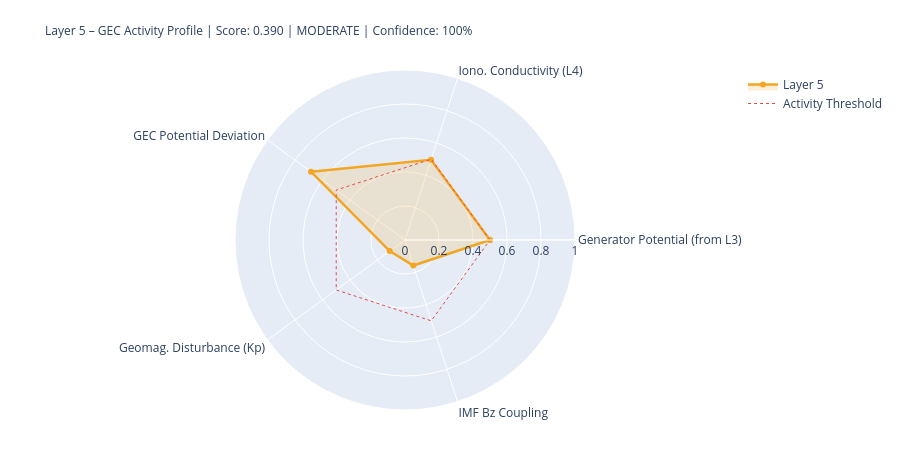

This figure's notebook cell:
### Markdown cell above
---
## 5. State Assessment & Handoff to Layer 6

### Code cell
# ============================================================
# LAYER-5-SCORE
# ============================================================

# Components
# 1) Generator activity (Layer-3-driven)
gen_score = norm(generator_strength, 0.3, 2.0)
gen_src   = 'from_layer3' if l3_thunder_score is not None else 'estimated'

# 2) Ionospheric conductivity (Layer-4-driven)
iono_score = norm(iono_cond_factor, 0.7, 1.4)
iono_src   = 'from_layer4' if l4_ioniz is not None else 'estimated'

# 3) GEC potential deviation from reference
pot_score = norm(abs(delta_V_pct), 0, 30)  # 0 = at reference, 1 = 30% deviation
pot_src   = 'derived'

# 4) Geomagnetic disturbance (Kp) – modulates vertical currents
kp_score = norm(kp_val, 0, 9)
kp_src   = 'primary' if kp_now is not None else 'from_layer4'

# 5) IMF Bz coupling (southward = stronger M-I coupling → GEC influence)
bz_score = norm(-(bz_now or 0), -5, 30) if bz_now is not None else None
bz_src   = 'primary' if bz_now is not None else 'missing'

COMPONENTS = {
    'Generator Potential (from L3)':  {'score': gen_score,   'source': 'derived_from_layer3', 'dynamic': True},
    'Iono. Conductivity (L4)':      {'score': iono_score,  'source': iono_src, 'dynamic': True},
    'GEC Potential Deviation':      {'score': pot_score,   'source': pot_src,  'dynamic': True},
    'Geomag. Disturbance (Kp)':         {'score': kp_score,    'source': kp_src,   'dynamic': True},
    'IMF Bz Coupling':               {'score': bz_score,    'source': bz_src,   'dynamic': True},
}

available   = {k: v['score'] for k, v in COMPONENTS.items() if v['score'] is not None}
unavailable = [k for k, v in COMPONENTS.items() if v['score'] is None]
layer5_score = round(sum(available.values()) / len(available), 4) if available else None
confidence   = round(len(available) / len(COMPONENTS), 2)
level = ('unknown' if layer5_score is None
         else 'quiet'   if layer5_score < 0.3
         else 'moderate' if layer5_score < 0.6
         else 'active')
dominant_l5 = max(available, key=available.get) if available else 'none'

# Kp consistency: separate 1-min raw value from score value
kp_1m_raw   = kp_now          # directly from API (can be 0.0 during live measurement)
kp_for_score = kp_val          # from Layer-0 context or estimated value if needed
kp_score_src = kp_src

W = 68
print('=' * W)
print('LAYER 5 – GLOBAL ELECTRIC CIRCUIT – STATE ASSESSMENT')
print('=' * W)
for name, comp in COMPONENTS.items():
    s = comp['score']
    if s is not None:
        bar = '█' * int(s*20) + '░' * (20-int(s*20))
        print(f'  {name:<34} {bar}  {s:.3f}  [{comp["source"]}]')
    else:
        print(f'  {name:<34} {"─"*20}  n/a   [missing]')
print('-' * W)
print(f'  Score:         {layer5_score:.3f}  ({len(available)}/{len(COMPONENTS)} components)')
print(f'  Confidence:    {confidence:.0%}')
print(f'  Level:         {level.upper()}')
print(f'  Dominant:      {dominant_l5}')
print(f'  V_iono:        {V_iono_mod:.1f} kV  (Δ {delta_V_pct:+.1f}% vs. Ref)')
print(f'  I_total:       {I_total_mod:.1f} A   (Δ {delta_I_pct:+.1f}% vs. Ref)')
print('=' * W)

# Radar
cats   = list(available.keys())
vals_r = list(available.values())
if len(cats) >= 3:
    fig = go.Figure()
    fig.add_trace(go.Scatterpolar(
        r=vals_r + [vals_r[0]], theta=cats + [cats[0]],
        fill='toself', fillcolor='rgba(242,166,35,0.18)',
        line=dict(color='#F2A623', width=2.5), name='Layer 5'
    ))
    fig.add_trace(go.Scatterpolar(
        r=[0.5]*(len(cats)+1), theta=cats+[cats[0]],
        line=dict(color='#E24B4A', dash='dot', width=1),
        mode='lines', name='Activity Threshold'
    ))
    fig.update_layout(
        title=dict(
            text=f'Layer 5 – GEC Activity Profile | Score: {layer5_score:.3f} | {level.upper()} | Confidence: {confidence:.0%}',
            font=dict(size=12)
        ),
        polar=dict(radialaxis=dict(visible=True, range=[0,1])),
        height=450, showlegend=True,
        margin=dict(l=80, r=80, t=70, b=40)
    )
    fig.show()

### Figure 1 — Plotly figure (JSON) as saved in the notebook; plotly's stock layout.template omitted (floating-point values rounded to 4 significant figures)
{"data": [{"fill": "toself", "fillcolor": "rgba(242,166,35,0.18)", "line": {"color": "#F2A623", "width": 2.5}, "name": "Layer 5", "r": [0.5, 0.4963, 0.6833, 0.1111, 0.158, 0.5], "theta": ["Generator Potential (from L3)", "Iono. Conductivity (L4)", "GEC Potential Deviation", "Geomag. Disturbance (Kp)", "IMF Bz Coupling", "Generator Potential (from L3)"], "type": "scatterpolar"}, {"line": {"color": "#E24B4A", "dash": "dot", "width": 1}, "mode": "lines", "name": "Activity Threshold", "r": [0.5, 0.5, 0.5, 0.5, 0.5, 0.5], "theta": ["Generator Potential (from L3)", "Iono. Conductivity (L4)", "GEC Potential Deviation", "Geomag. Disturbance (Kp)", "IMF Bz Coupling", "Generator Potential (from L3)"], "type": "scatterpolar"}], "layout": {"height": 450, "margin": {"b": 40, "l": 80, "r": 80, "t": 70}, "polar": {"radialaxis": {"range": [0, 1], "visible": true}}, "showlegend": true, "title": {"font": {"size": 12}, "text": "Layer 5 – GEC Activity Profile | Score: 0.390 | MODERATE | Confidence: 100%"}}}
